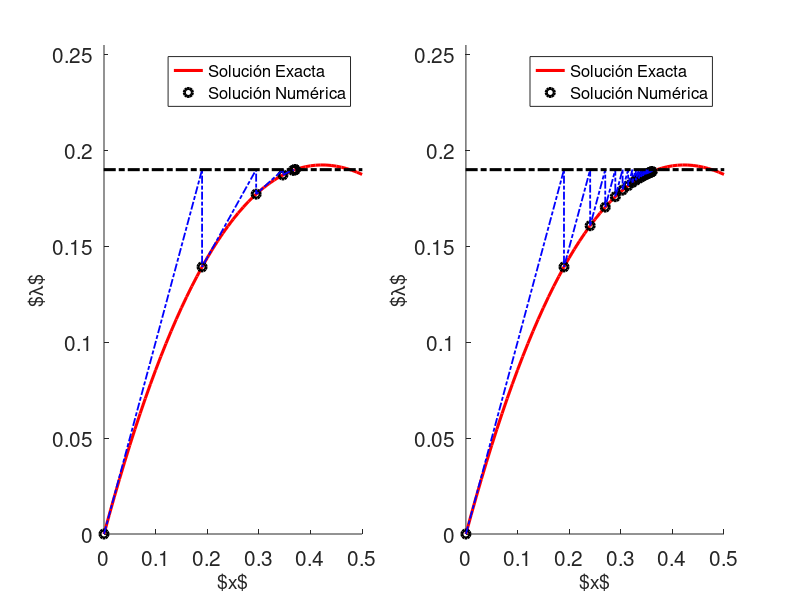

The MATLAB source for this figure:
%%%  Ejemplo Numerico 2  %%%%
%%% Solucion Iterativa %%%%
clc, clear all, close all

% Punto de Arranque
x0 = 0;

% Definicion de v
v = 1;

%Definicion de f(x)
f = @(x) x-3/2*x.^2+1/2*x.^3;

% Definicion de F_x(x)
Fx = @(x) 1-3*x+3/2*x.^2;

% Fijamos valor de Lambda_k
Lk = .19;

% Parametros de Criterios de Parada
EpsilonTol = 1e-10;    MAXITER = 20;

%%%% Solucion Iterativa con N-R %%%%
xnr(:,1)=x0;

% Comienza secuencia de iteraciones
i=1;   Error = inf;

while and(Error > EpsilonTol, i<=MAXITER)
  Deltax = -(f(xnr(:,i))-Lk*v)/Fx(xnr(:,i)) ; % Incremento N-R
  xnr(:,i+1) = xnr(:,i) + Deltax; % Paso N-R
  Error = abs(f(xnr(:,i+1))-Lk*v); % Evaluacion Error de Convergencia
  i = i+1;
end

%%%% Solucion Iterativa con N-R Modif. %%%%
xnrm(:,1)=x0;

% Comienza secuencia de iteraciones
i=1;   Error = inf;

while and(Error > EpsilonTol, i<=MAXITER)
  Deltax = -(f(xnrm(:,i))-Lk*v)/Fx(xnrm(:,1)) ; % Incremento N-R Modif
  xnrm(:,i+1) = xnrm(:,i) + Deltax; % Paso N-R Modif.
  Error = abs(f(xnrm(:,i+1))-Lk*v); % Evaluacion Error de Convergencia
  i = i+1;
end


ms=6; lw=2.2;

% Genero graficas de solucion para NR y NR Modif
subplot(1,2,1)

hold on
% Newton-Raphson
Nnr = length(xnr);
gridf = 0:.01:.5;
Solexact=f(gridf);
xnrz(1:2:2*Nnr-1) = xnr;     xnrz(2:2:2*Nnr-1) = xnr(2:Nnr);
ynrz(1:2:2*Nnr-1) = f(xnr);  ynrz(2:2:2*Nnr-1) = Lk;
plot(gridf,Solexact,'-r','markersize',ms,'linewidth',lw)
plot(xnr,f(xnr),'ok','markersize',ms,'linewidth',lw)

plot(xnrz,ynrz,'-.b','markersize',ms,'linewidth',lw*0.6)
plot([-1,6],[Lk,Lk],'k-.','markersize',ms,'linewidth',lw)
axis([0 0.5 0 0.255])

labx=xlabel('$x$'), laby=ylabel('$\lambda$')
legend('Solución Exacta', 'Solución Numérica')


set(gca, 'fontsize', 15 )

copied_legend = findobj(gcf(),"type","axes","Tag","legend");
set(copied_legend, "FontSize", 12);
set(labx, "FontSize", 14);
set(laby, "FontSize", 14);



subplot(1,2,2)

hold on
% Newton-Raphson Modficado
Nnrm = length(xnrm);
gridf = 0:.01:.5;
Solexact=f(gridf);
xnrmz(1:2:2*Nnrm-1) = xnrm;     xnrmz(2:2:2*Nnrm-1) = xnrm(2:Nnrm);
ynrmz(1:2:2*Nnrm-1) = f(xnrm);  ynrmz(2:2:2*Nnrm-1) = Lk;
plot(gridf,Solexact,'-r','markersize',ms,'linewidth',lw)
plot(xnrm,f(xnrm),'ok','markersize',ms,'linewidth',lw)

plot(xnrmz,ynrmz,'-.b','markersize',ms,'linewidth',lw*0.6)
plot([-1,6],[Lk,Lk],'k-.','markersize',ms,'linewidth',lw)
axis([0 0.5 0 0.255])

labx=xlabel('$x$'), laby=ylabel('$\lambda$')
legend('Solución Exacta', 'Solución Numérica')

set(gca, 'fontsize', 15 )

copied_legend = findobj(gcf(),"type","axes","Tag","legend");
set(copied_legend, "FontSize", 12);
set(labx, "FontSize", 14);
set(laby, "FontSize", 14);

print('Fig4Epscargabaja','-depslatex')
